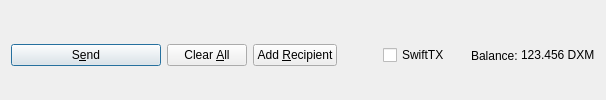
         <widget class="QFrame" name="frame_Send">
          <layout class="QHBoxLayout" name="horizontalLayout">
           <property name="bottomMargin">
            <number>0</number>
           </property>
           <item>
            <widget class="QPushButton" name="sendButton">
             <property name="minimumSize">
              <size>
               <width>150</width>
               <height>0</height>
              </size>
             </property>
             <property name="toolTip">
              <string>Confirm the send action</string>
             </property>
             <property name="text">
              <string>S&amp;end</string>
             </property>
             <property name="icon">
              <iconset resource="../dexmail.qrc">
               <normaloff>:/icons/send</normaloff>:/icons/send</iconset>
             </property>
             <property name="autoDefault">
              <bool>false</bool>
             </property>
             <property name="default">
              <bool>true</bool>
             </property>
            </widget>
           </item>
           <item>
            <widget class="QPushButton" name="clearButton">
             <property name="sizePolicy">
              <sizepolicy hsizetype="Minimum" vsizetype="Fixed">
               <horstretch>0</horstretch>
               <verstretch>0</verstretch>
              </sizepolicy>
             </property>
             <property name="toolTip">
              <string>Clear all fields of the form.</string>
             </property>
             <property name="text">
              <string>Clear &amp;All</string>
             </property>
             <property name="icon">
              <iconset resource="../dexmail.qrc">
               <normaloff>:/icons/remove</normaloff>:/icons/remove</iconset>
             </property>
             <property name="autoDefault">
              <bool>false</bool>
             </property>
            </widget>
           </item>
           <item>
            <widget class="QPushButton" name="addButton">
             <property name="toolTip">
              <string>Send to multiple recipients at once</string>
             </property>
             <property name="text">
              <string>Add &amp;Recipient</string>
             </property>
             <property name="icon">
              <iconset resource="../dexmail.qrc">
               <normaloff>:/icons/add</normaloff>:/icons/add</iconset>
             </property>
             <property name="autoDefault">
              <bool>false</bool>
             </property>
            </widget>
           </item>
           <item>
            <spacer name="horizontalSpacer">
             <property name="orientation">
              <enum>Qt::Horizontal</enum>
             </property>
             <property name="sizeHint" stdset="0">
              <size>
               <width>40</width>
               <height>20</height>
              </size>
             </property>
            </spacer>
           </item>
           <item>
            <layout class="QHBoxLayout" name="horizontalLayout_2">
             <property name="spacing">
              <number>3</number>
             </property>
             <item>
              <widget class="QCheckBox" name="checkSwiftTX">
               <property name="enabled">
                <bool>true</bool>
               </property>
               <property name="minimumSize">
                <size>
                 <width>85</width>
                 <height>0</height>
                </size>
               </property>
               <property name="text">
                <string>SwiftTX</string>
               </property>
              </widget>
             </item>
             <item>
              <widget class="QLabel" name="label">
               <property name="text">
                <string>Balance:</string>
               </property>
              </widget>
             </item>
             <item>
              <widget class="QLabel" name="labelBalance">
               <property name="sizePolicy">
                <sizepolicy hsizetype="Preferred" vsizetype="Fixed">
                 <horstretch>0</horstretch>
                 <verstretch>0</verstretch>
                </sizepolicy>
               </property>
               <property name="cursor">
                <cursorShape>IBeamCursor</cursorShape>
               </property>
               <property name="text">
                <string notr="true">123.456 DXM</string>
               </property>
               <property name="textInteractionFlags">
                <set>Qt::LinksAccessibleByMouse|Qt::TextSelectableByKeyboard|Qt::TextSelectableByMouse</set>
               </property>
              </widget>
             </item>
            </layout>
           </item>
          </layout>
         </widget>
